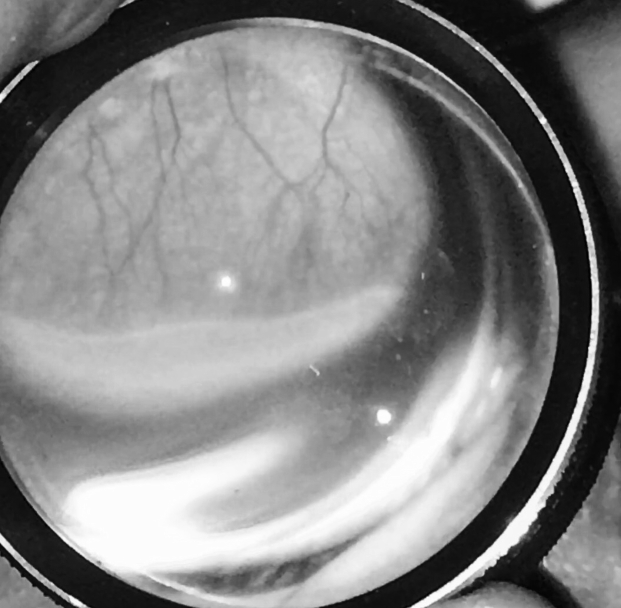
%> input picture IMG_6213.PNG, 1242 x 1216 px (shown at 1/2 size)
$ octave Detectar_circulos_v2.m   (GNU Octave 9; MATLAB toolbox functions it lacks are replaced by stand-ins)
%> lines starting %> are read from the running program, lines starting %| are printed output that depends on the picture; in (x1, y1, x2, y2) boxes, pixels count from 0 and x2, y2 are one past the last pixel; in counts of white or black regions, pixels touching at a corner belong together; the program's own positions count from 1
%% === Carga del archivo
%
clc; clear all; close all;

% === Imagen en RGB y en escala de grises
rgb = imread('IMG_6213.PNG');
%> rgb is the input picture: size 1216x1242x3 uint8; min 0, max 255, mean 131.5
gray_image = rgb2gray(rgb);

figure('Name','Imagen original')
imshow(rgb);
% linea para poder medir las circunferencias a marcar
d = imdistline;

%% === Filtrado y deteccion de la circunferencia
% Filtrado pasaalto para acentuar bordes canny o sobel
im_filtrada = edge(gray_image,'canny');
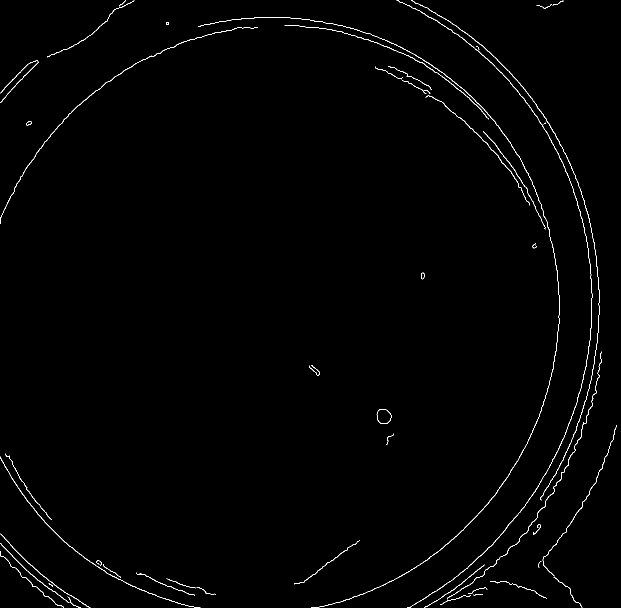
%> im_filtrada: size 1216x1242 logical (shown at 1/2 size); 0.85% white in thin lines or dots
tamanio = size(im_filtrada);
%> tamanio = [1216 1242]

% Matriz de ceros para crear una imagen enmarcada
im_filt_enmarcada = zeros(round(tamanio(1)*1.20),round(tamanio(2)*1.20));
rgb_enmarcada = zeros(round(tamanio(1)*1.20)...
    ,round(tamanio(2)*1.20),3,'uint8');

% La finalidad de enmarcar la imagen es detectar circunferencia que estan
% fuera del dominio de la imagen, que no serian detectadas de otra manera

% Asignacion de los elementos correspondientes para generar el marco
im_filt_enmarcada(floor(tamanio(1)*0.10):floor(tamanio(1)*1.1)-1,...
    floor(tamanio(2)*0.10):floor(tamanio(2)*1.1)-1) = ...
    im_filtrada(:,:);
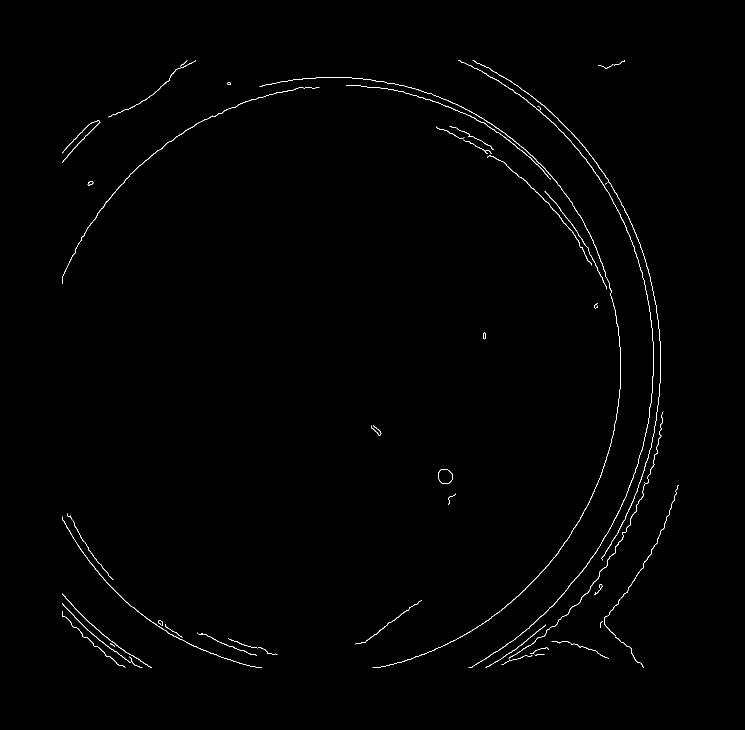
%> im_filt_enmarcada: size 1459x1490 double (shown at 1/2 size); values 0 (black) and 1 (white), 0.59% white in thin lines or dots, all inside (x1, y1, x2, y2) = (124, 121, 1357, 1335)
rgb_enmarcada(floor(tamanio(1)*0.10):floor(tamanio(1)*1.1)-1,...
    floor(tamanio(2)*0.10):floor(tamanio(2)*1.1)-1,:) = ...
    rgb(:,:,:);
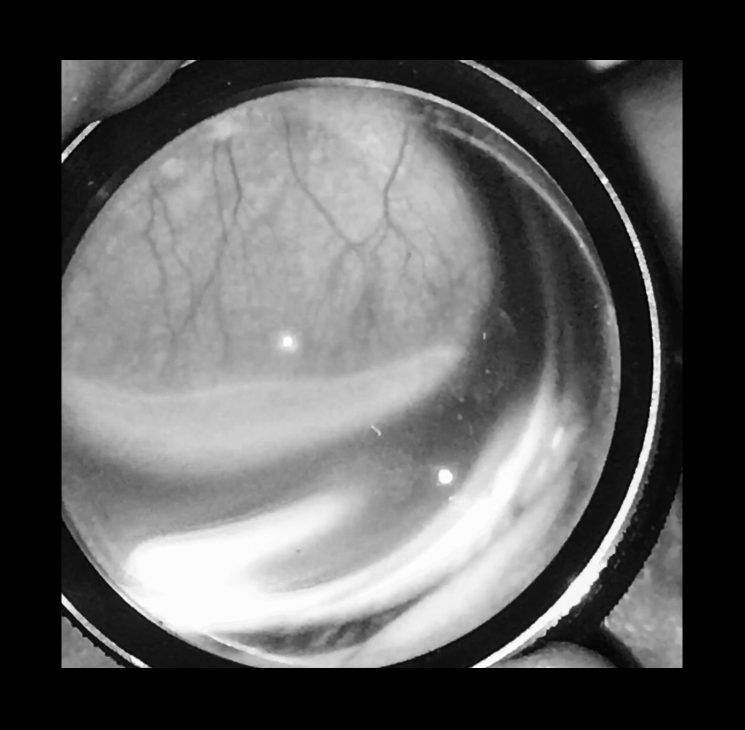
%> rgb_enmarcada: size 1459x1490x3 uint8 (shown at 1/2 size); min 0, max 255, mean 91.3

figure('Name','Imagen filtrada enmarcada')
imshow(im_filt_enmarcada);

% Intervalo de radio del circulo a detectar
radio1 = 540;
radio2 = 600;
%> (the run ends here)

$ run again, with IMG_1157.PNG copied over IMG_6213.PNG
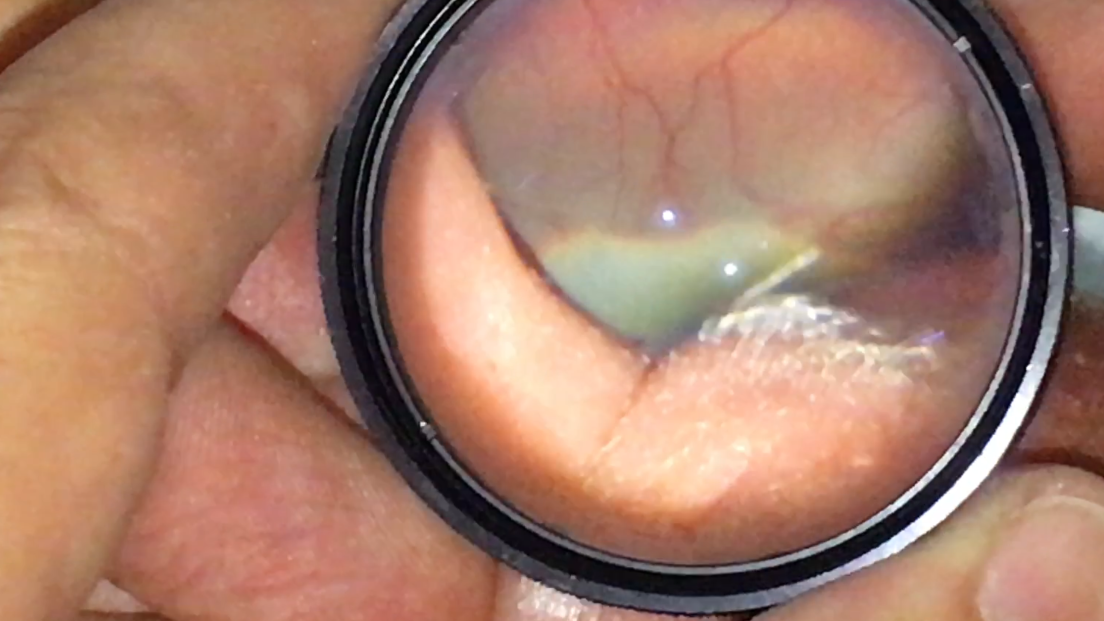
%> input picture IMG_1157.PNG, 2208 x 1242 px (shown at 1/2 size)
%> rgb is the input picture: size 1242x2208x3 uint8; mean R, G, B 167.4, 124.7, 106.1
%> `im_filtrada = edge(gray_image,'canny');`:
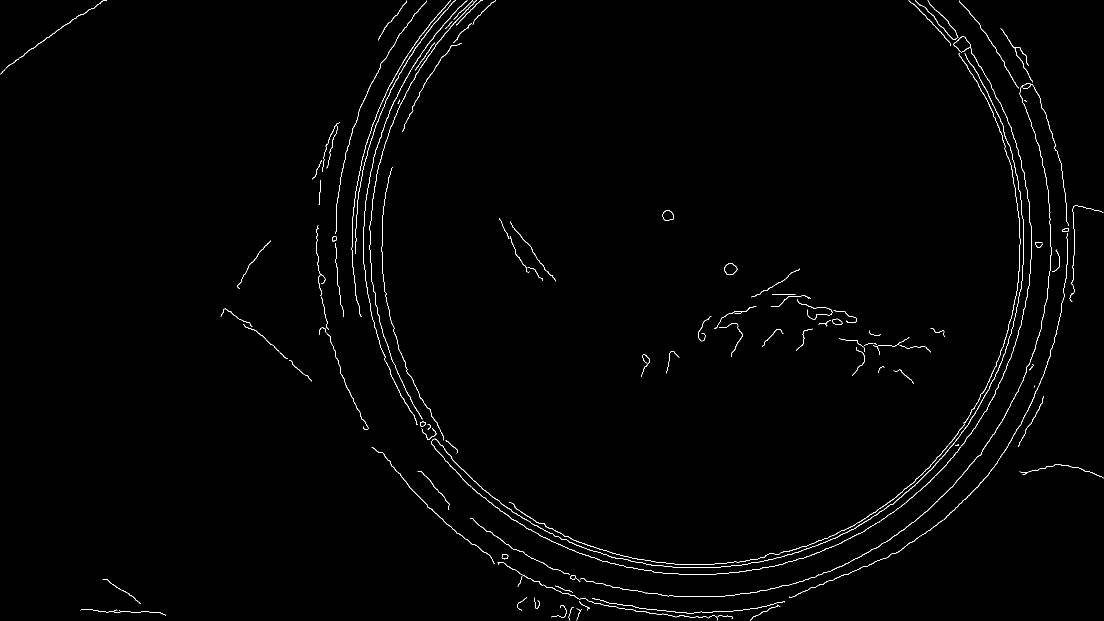
%> im_filtrada: size 1242x2208 logical (shown at 1/2 size); 0.91% white in thin lines or dots
%> im_filt_enmarcada: size 1490x2650 double; values 0 (black) and 1 (white), 0.63% white in thin lines or dots, all inside (x1, y1, x2, y2) = (220, 124, 2426, 1364)
%> `rgb_enmarcada(floor(tamanio(1)*0.10):floor(tamanio(1)*1.1)-1, floor(ta..`:
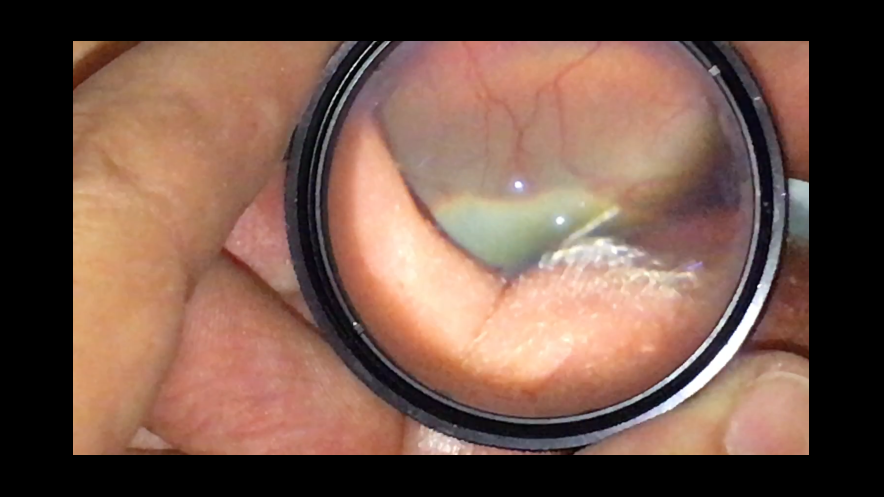
%> rgb_enmarcada: size 1490x2650x3 uint8 (shown at 1/3 size); mean R, G, B 116.3, 86.6, 73.7

$ run again, with IMG_1256.PNG copied over IMG_6213.PNG
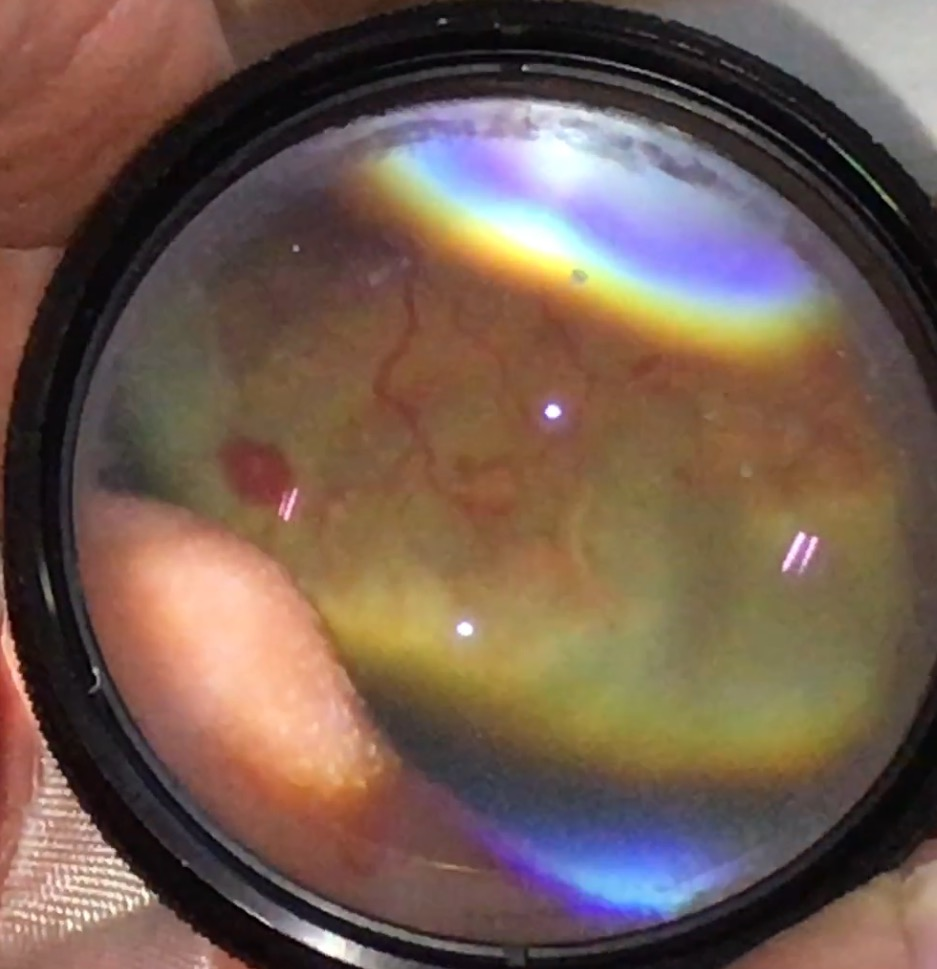
%> input picture IMG_1256.PNG, 937 x 969 px
%> rgb is the input picture: size 969x937x3 uint8; mean R, G, B 115, 92.4, 80.6
%> `im_filtrada = edge(gray_image,'canny');`:
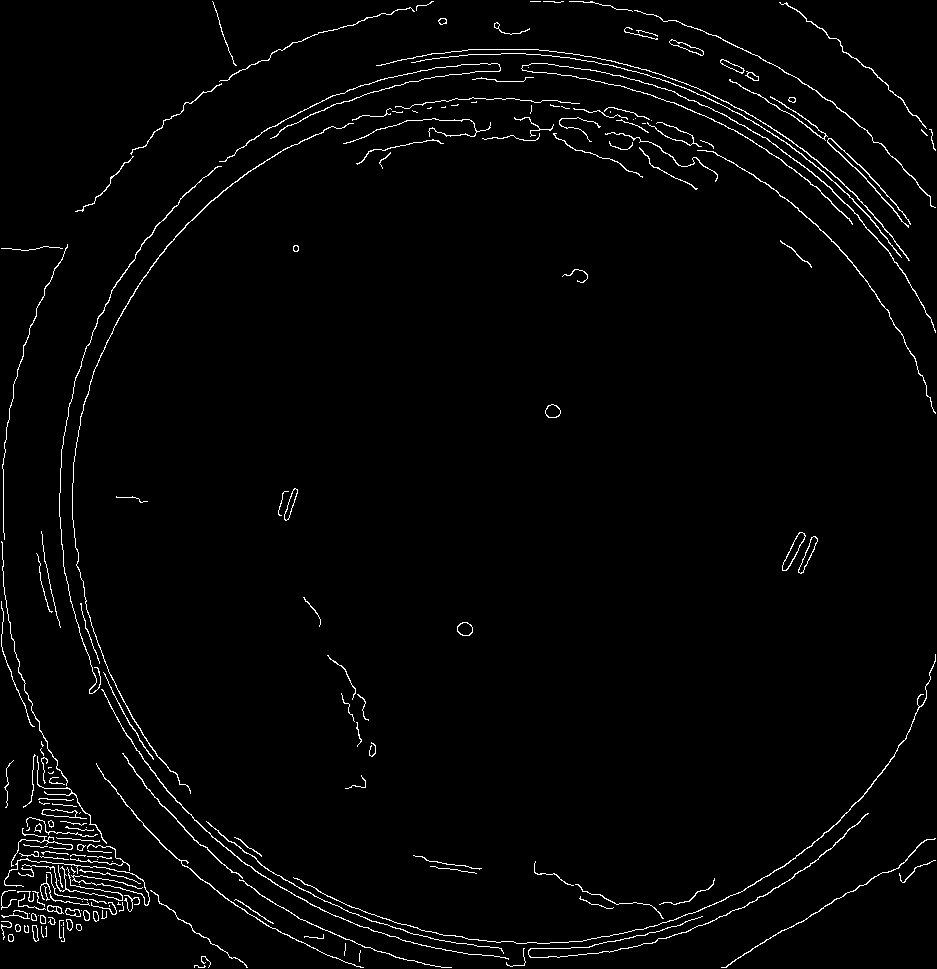
%> im_filtrada: size 969x937 logical; 2.1% white in thin lines or dots
%> im_filt_enmarcada: size 1163x1124 double; values 0 (black) and 1 (white), 1.5% white in thin lines or dots, all inside (x1, y1, x2, y2) = (93, 96, 1028, 1063)
%> `rgb_enmarcada(floor(tamanio(1)*0.10):floor(tamanio(1)*1.1)-1, floor(ta..`:
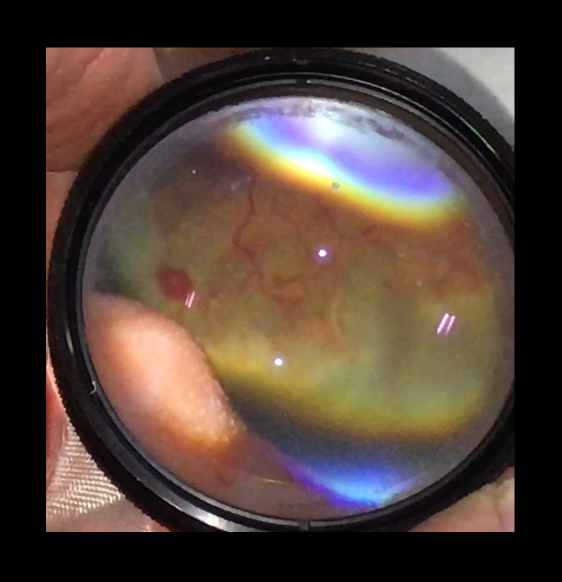
%> rgb_enmarcada: size 1163x1124x3 uint8 (shown at 1/2 size); mean R, G, B 79.9, 64.2, 56

$ run again, with IMG_6288.PNG copied over IMG_6213.PNG
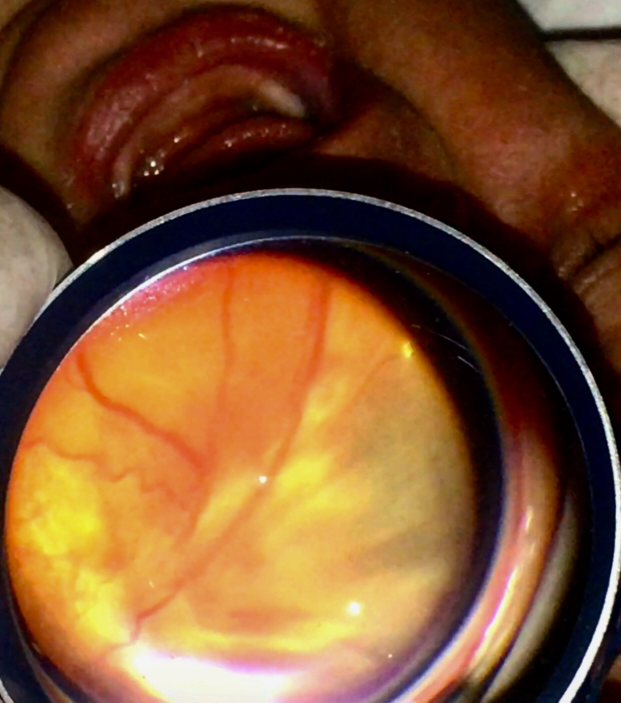
%> input picture IMG_6288.PNG, 1242 x 1405 px (shown at 1/2 size)
%> rgb is the input picture: size 1405x1242x3 uint8; mean R, G, B 128.2, 83.6, 47.5
%> `im_filtrada = edge(gray_image,'canny');`:
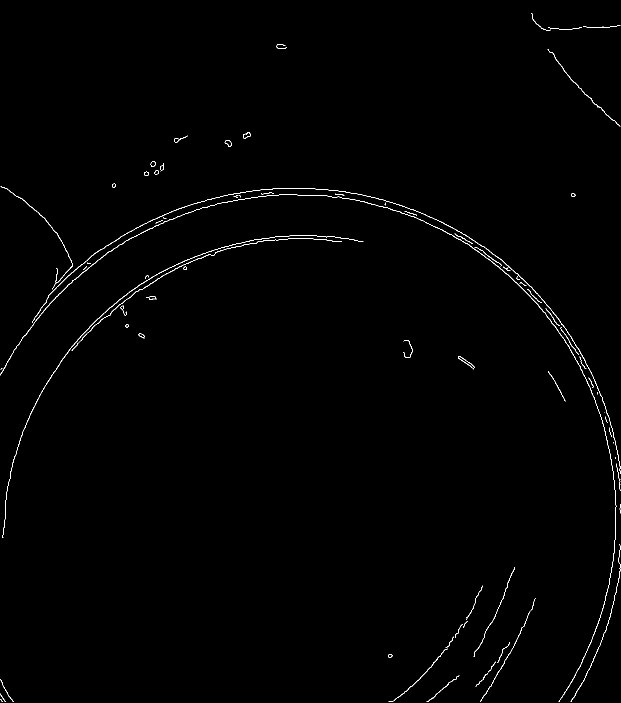
%> im_filtrada: size 1405x1242 logical (shown at 1/2 size); 0.6% white in thin lines or dots
%> im_filt_enmarcada: size 1686x1490 double; values 0 (black) and 1 (white), 0.41% white in thin lines or dots, all inside (x1, y1, x2, y2) = (124, 166, 1364, 1543)
%> `rgb_enmarcada(floor(tamanio(1)*0.10):floor(tamanio(1)*1.1)-1, floor(ta..`:
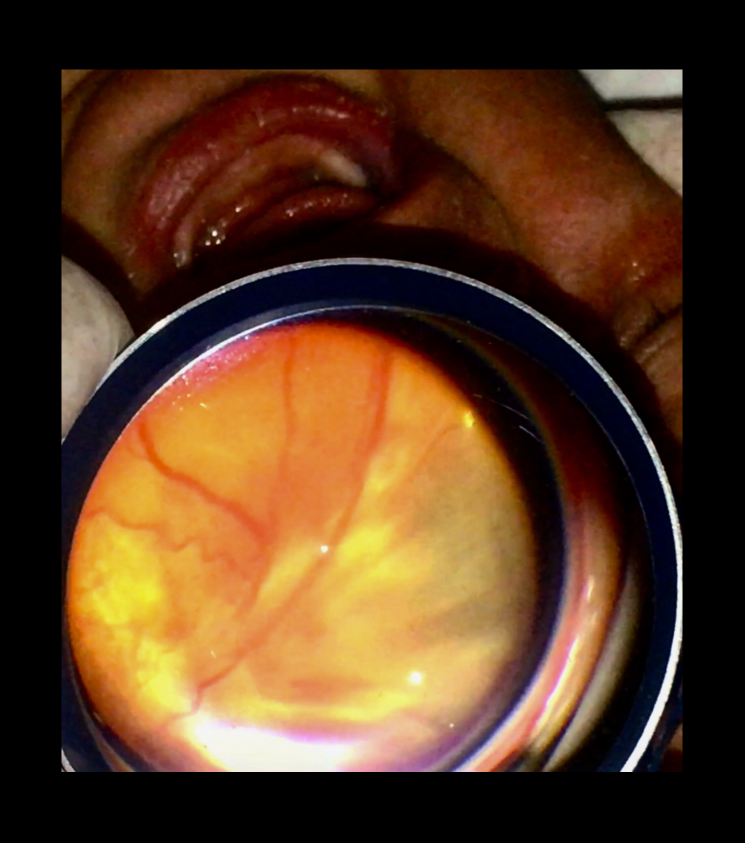
%> rgb_enmarcada: size 1686x1490x3 uint8 (shown at 1/2 size); mean R, G, B 89, 58.1, 33
